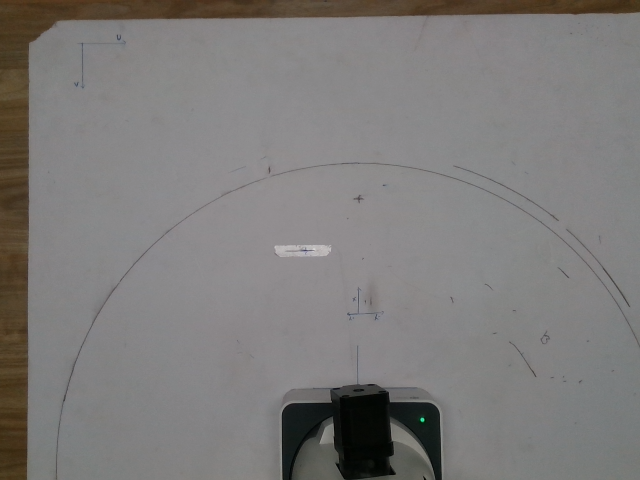
#> input picture gripper_orientation/paper_1/images/img0.png, 640 x 480 px, found by its file name; the run also reads 1 picture not shown here
$ python scikit_diff.py
#> lines starting #> are read from the running program, lines starting #| are printed output that depends on the picture; after the words box and inside, x2 and y2 are one past the last pixel; in counts of white or black regions, pixels touching at a corner belong together
from skimage.metrics import structural_similarity
import cv2
import numpy as np

before = cv2.imread('images\\img0.png',cv2.COLOR_BGR2GRAY)
#> before is the input picture: shape (480, 640, 3); mean B, G, R 121.8, 123, 125.2
after = cv2.imread('images\\img1.png',cv2.COLOR_BGR2GRAY)


before_gray = cv2.cvtColor(before, cv2.COLOR_BGR2GRAY)
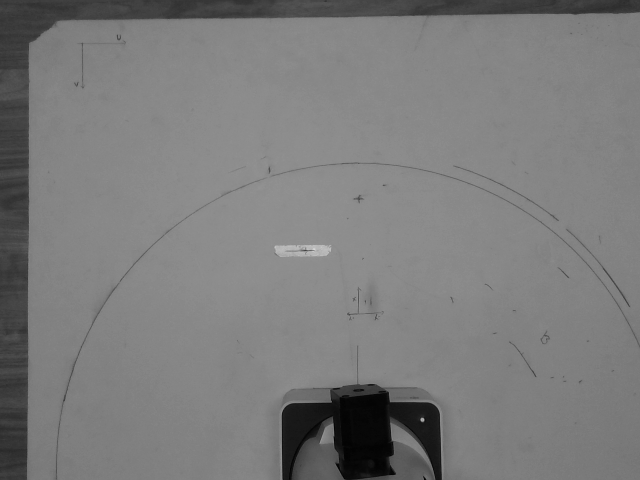
#> before_gray: shape (480, 640); min 1, max 215, mean 123.5
after_gray = cv2.cvtColor(after, cv2.COLOR_BGR2GRAY)

(score, diff) = structural_similarity(before_gray, after_gray, full=True)
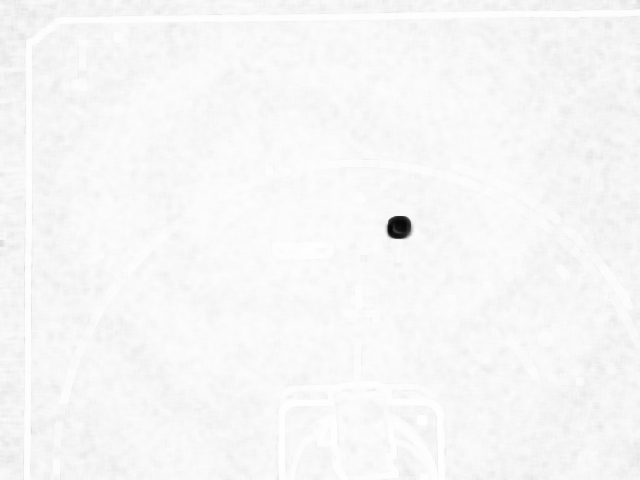
#> diff: shape (480, 640) float64; min 0.0191, max 0.999, mean 0.97
#> score = 0.97
print("Image Similarity: {:.4f}%".format(score * 100))
#| Image Similarity: 97.0458%

diff = (diff * 255).astype("uint8")
diff_box = cv2.merge([diff, diff, diff])

thresh = cv2.threshold(diff, 0, 255, cv2.THRESH_BINARY_INV | cv2.THRESH_OTSU)[1]
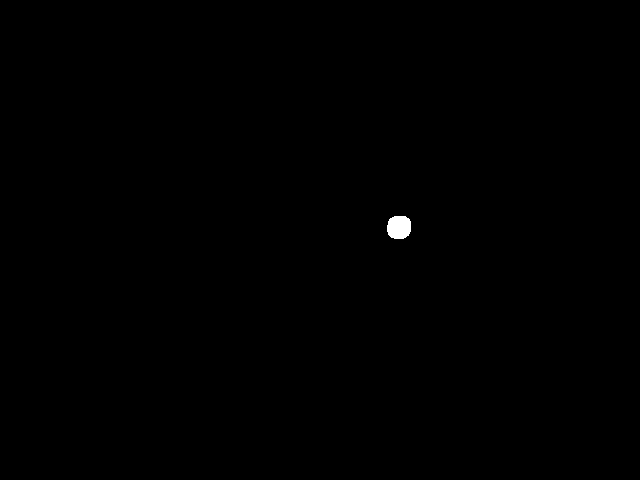
#> thresh: shape (480, 640); 0.15% white; 1 white region
contours = cv2.findContours(thresh, cv2.RETR_EXTERNAL, cv2.CHAIN_APPROX_SIMPLE)
#> contours = 1 contour; box (x1, y1, x2, y2) and area: (387, 216, 411, 239) 438
contours = contours[0] if len(contours) == 2 else contours[1]

mask = np.zeros(before.shape, dtype='uint8')
filled_after = after.copy()

for c in contours:
    area = cv2.contourArea(c)
    if area > 40:
        # [4 lines of commented-out code are left out]
        cv2.drawContours(mask, [c], 0, (255,255,255), -1)
#> this loop made 1 pass
#> area on pass 1: 438.5
#> mask: shape (480, 640, 3); 0.15% white; 1 white region, box (x1, y1, x2, y2) and area: (387, 216, 411, 239) 475
        # [6 lines of commented-out code are left out]
cv2.imshow('mask', mask)
# cv2.imshow('filled after', filled_after)
# cv2.waitKey()

mask = cv2.cvtColor(mask, cv2.COLOR_BGR2GRAY)

binary_mask=mask
binary_image=mask
# _, binary_image = cv2.threshold(mask, 0, 255, cv2.THRESH_BINARY)
# ret, binary_mask = cv2.threshold(mask, 0, 255, cv2.THRESH_BINARY)
# binary_image=binary_mask
ret, binary_mask = cv2.threshold(binary_image, 127, 255, cv2.THRESH_BINARY)
num_labels, labels, stats, centroids = cv2.connectedComponentsWithStats(binary_mask, connectivity=8)
#> num_labels = 2; stats = [[0, 0, 640, 480, 306725], [387, 216, 24, 23, 475]]; centroids = [[319.4, 239.5], [398.6, 226.9]]

for label in range(1, num_labels):
    mask = np.uint8(labels == label) * 255
    isolated_object = cv2.bitwise_and(binary_image, binary_image, mask=mask)

    contours, _ = cv2.findContours(isolated_object, cv2.RETR_EXTERNAL, cv2.CHAIN_APPROX_SIMPLE)

    if len(contours) > 0:
        largest_contour = max(contours, key=cv2.contourArea)
        area = cv2.contourArea(largest_contour)
        perimeter = cv2.arcLength(largest_contour, True)
        circularity = 4 * np.pi * area / (perimeter * perimeter)

        if circularity > 0.8:
            orientation = 0
        else:
            contour_points = largest_contour.reshape(-1, 2).astype(np.float32)
            mean, eigenvectors = cv2.PCACompute(contour_points, mean=None)
            principal_axis = eigenvectors[0]
            orientation = np.arctan2(principal_axis[1], principal_axis[0])
            orientation = orientation + np.pi / 2

        angle_degrees = np.degrees(orientation)
        print(f"Object {label} orientation: {angle_degrees:.2f} degrees")

        M = cv2.moments(largest_contour)
        cx = int(M['m10'] / M['m00'])
        cy = int(M['m01'] / M['m00'])

        line_length = 30
        x2 = int(cx + line_length * np.cos(orientation))
        x2_i = int(cx - line_length * np.cos(orientation))
        y2 = int(cy + line_length * np.sin(orientation))
        y2_i = int(cy - line_length * np.sin(orientation))
        print(f"center of the object: {cx},{cy}")
        image_with_line = cv2.line(after.copy(), (cx, cy), (x2, y2), (255, 0, 0), 2)
        # image_with_line = cv2.line(image_with_line, (cx, cy), (x2_i, y2_i), (255, 0, 0), 2)
        cv2.imshow(f'Image with orientation line {label}', image_with_line)
#> this loop made 1 pass
#> (area, perimeter, circularity, cx, cy, x2, x2_i, y2) on pass 1: (438.5, 78.87, 0.886, 398, 226, 428, 368, 226)
#| center of the object: 398,226

cv2.waitKey(0)
cv2.destroyAllWindows()
